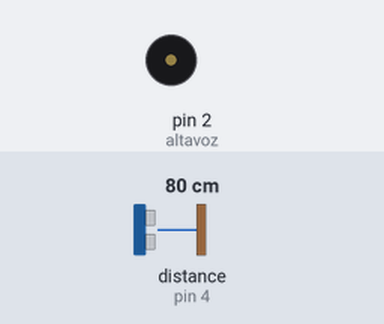
The sketch below on a simulated Arduino Uno, built with avr-gcc and run on an emulated ATmega328P. Shown: buzzer (waves = sounding). Wiring (inferred from the names in the program): ultrasonic range finder: trigger pin 3; echo pin 4. Inputs (shaded band) come from the test bench; at power-on: distance to the obstacle (sensor on pin 4) 80 cm. The echo pulse lasts 58.3 µs per cm; what the sketch prints to the serial monitor is not drawn.

Above: at 1.0 s.
Timing chart, 0 to 4.6 s (numbered marks = the images above):
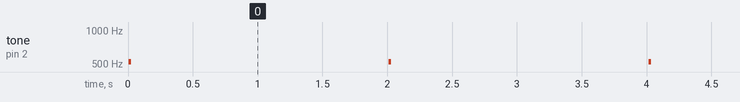

Measured:
- by itself, tone on pin 2 (altavoz): alternates 523 Hz for 0.02 s and silent for 2.0 s

The sketch:

sensor_aparcamiento.ino
```cpp
#include "pitches.h"
long tiempo;
int disparador = 3;   // trigger
int entrada = 4;      // echo
float distancia;
int altavoz = 2;

void setup()
{
  pinMode(disparador, OUTPUT);
  pinMode(entrada, INPUT);
  pinMode(altavoz, OUTPUT);
  Serial.begin(9600);
}


void loop()
{
  // lanzamos un pequeño pulso para activar el sensor
  digitalWrite(disparador, HIGH);
  delayMicroseconds(10);
  digitalWrite(disparador, LOW);

  // lanzamos el pulso y esperamos que nos devuelva un HIGH para leer el valor del tiempo tardado
  tiempo = (pulseIn(entrada, HIGH)/2);
  // Este tiempo debe ser dividido entre 2, ya que es la ida y la vuelta del ultrasonido

  // ahora calcularemos la distancia en cm
  // sabiendo que el espacio es igual a la velocidad por el tiempo
  // y que la velocidad del sonido es de 343m/s y que el tiempo lo
  // tenemos en millonesimas de segundo
  distancia = float(tiempo * 0.0343);
  // La distancia es el tiempo * la velocidad del sonido (343 m/s),
  // hay que tener en cuenta que el tiempo es en microsegundos
  // y lo mostramos por el puerto serie una vez por segundo
  Serial.println(distancia);
  if (distancia > 1000 || distancia < 3){
    tone(altavoz,NOTE_B5,1000);
    delay(1000);
  }
    else if (distancia <= 300.0 and distancia > 5){
      tone (altavoz, NOTE_C5, 20);
      delay (2000);
    }
    else if (distancia <= 5 and distancia > 3){
      tone (altavoz, NOTE_D5, 100);
      delay(1000);
    }


}
```
